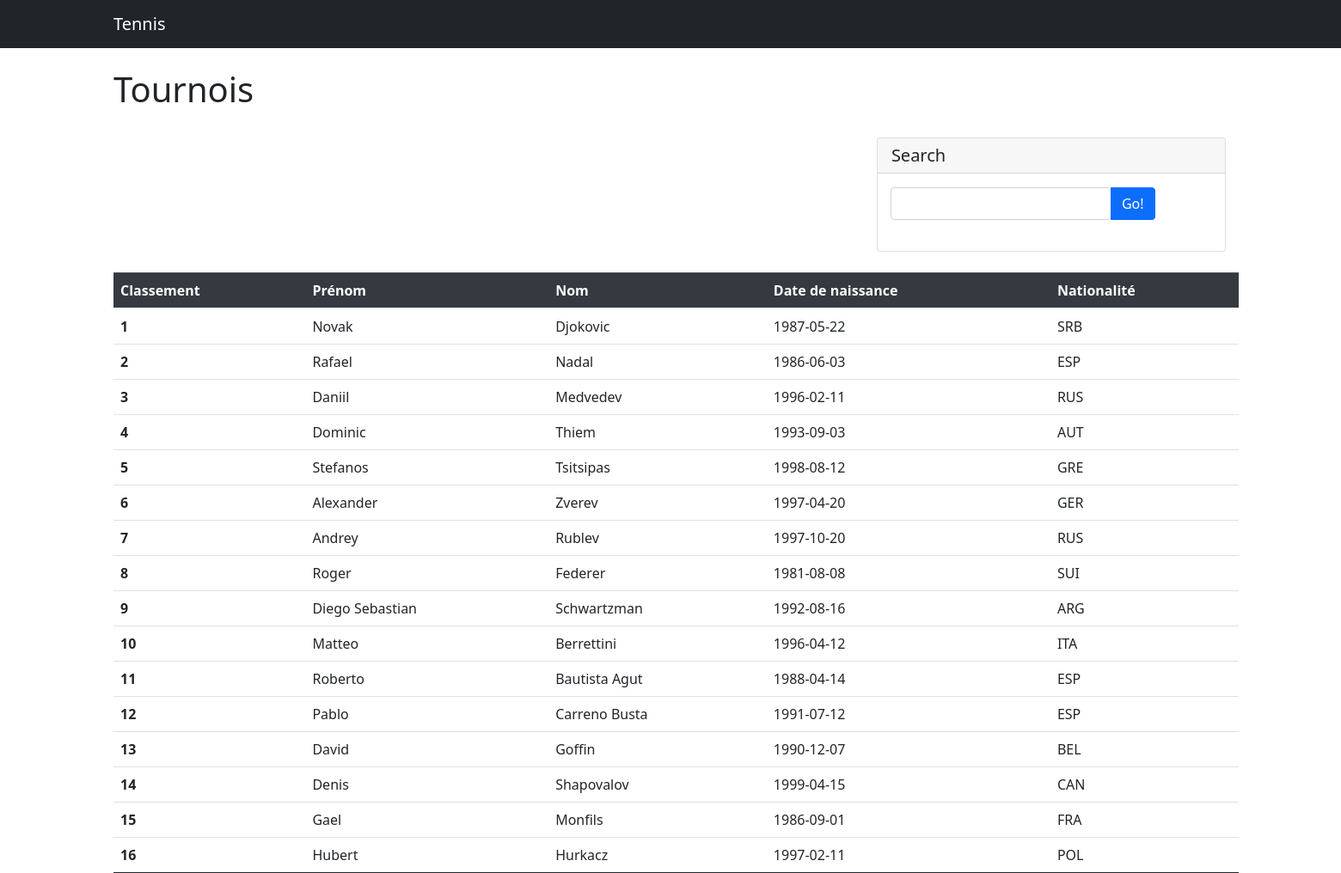
Screenshot of /programmation/tennis/joueur.php?idTournois=24 with the database file from the repository.
### tables this page shows
CREATE TABLE `joueurs` (
  `idJoueur` int(11) NOT NULL AUTO_INCREMENT,
  `prenom` varchar(100) NOT NULL,
  `nom` varchar(100) DEFAULT NULL,
  `dateNaissance` date NOT NULL,
  `nationalite` varchar(100) NOT NULL,
  `genre` tinyint(1) NOT NULL,
  `classementATP` int(11) NOT NULL,
  PRIMARY KEY (`idJoueur`)
);

### programmation/tennis/asset/php/database.php (called while the page is built, shortened)
<?php
function tennis_database()
{
  static $dbc = null;
  if ($dbc == null) {
    try {
      $dbc = new PDO('mysql:host=' . HOST . ';dbname=' . DBNAME, DBUSER, DBPWD, array(
        PDO::MYSQL_ATTR_INIT_COMMAND => "SET NAMES utf8",
        PDO::ATTR_PERSISTENT => true
      ));
    }
    catch (Exception $e) {
      echo 'Erreur : ' . $e->getMessage() . '<br />';
      echo 'N° : ' . $e->getCode();
      die('Could not connect to MySQL');
    }
  }
  return $dbc;
}

### programmation/tennis/asset/php/function.inc.php (called while the page is built, shortened)
<?php
function recupCategorieInfoById($idCategorie)
{
  static $ps = null;
  $sql = 'SELECT idCategorie, genre, dotation, idSurface, idType, jeuDecisif, nbSets, nbParticipants FROM tennis_tpi.categories';
  $sql .= ' WHERE idCategorie = :ID_CATEGORIE';
  if ($ps == null) {
    $ps = tennis_database()->prepare($sql);
  }
  $answer = false;
  try {
    $ps->bindParam(':ID_CATEGORIE', $idCategorie, PDO::PARAM_INT);
    if ($ps->execute())
      $answer = $ps->fetch(PDO::FETCH_ASSOC);
  } catch (PDOException $e) {
    echo $e->getMessage();
  }
  return $answer;
}
function recupTournoisInfoById($idTournois)
{
  static $ps = null;
  $sql = 'SELECT idTournois, nom, pays, ville, dateDebut, dateFin, idCategorie FROM tennis_tpi.tournois';
  $sql .= ' WHERE idTournois = :ID_TOURNOIS';
  if ($ps == null) {
    $ps = tennis_database()->prepare($sql);
  }
  $answer = false;
  try {
    $ps->bindParam(':ID_TOURNOIS', $idTournois, PDO::PARAM_INT);
    if ($ps->execute())
      $answer = $ps->fetch(PDO::FETCH_ASSOC);
  } catch (PDOException $e) {
    echo $e->getMessage();
  }
  return $answer;
}
function getPlayerByParameter($genre, $nbJoueurs)
{
  static $ps = null;
  $sql = 'SELECT idJoueur, prenom, nom, dateNaissance, nationalite, genre, classementATP FROM tennis_tpi.joueurs';
  $sql .= ' WHERE genre = :GENRE';
  $sql .= ' LIMIT :NB_JOUEURS';
  if ($ps == null) {
    $ps = tennis_database()->prepare($sql);
  }
  $answer = false;
  try {
    $ps->bindParam(':GENRE', $genre, PDO::PARAM_INT);
    $ps->bindParam(':NB_JOUEURS', $nbJoueurs, PDO::PARAM_INT);
    if ($ps->execute())
      $answer = $ps->fetchAll(PDO::FETCH_ASSOC);
  } catch (PDOException $e) {
    echo $e->getMessage();
  }
  return $answer;
}

### programmation/tennis/joueur.php (the view, shortened to what this page needs)
<?php
$cheminIndex = "index.php";
$idTournois = filter_input(INPUT_GET, 'idTournois', FILTER_VALIDATE_INT);
$word = filter_input(INPUT_POST, 'word', FILTER_SANITIZE_STRING);
$tournois = recupTournoisInfoById($idTournois);
$categorie = recupCategorieInfoById($tournois['idCategorie']);
$joueurs = getPlayerByParameter($categorie['genre'], $categorie['nbParticipants']);
?>
<!DOCTYPE html>
<html lang="en">
<head>
    <link href="asset/css/styles.css" rel="stylesheet" />
    <link href="https://cdn.jsdelivr.net/npm/bootstrap@5.0.0-beta3/dist/css/bootstrap.min.css" rel="stylesheet">
</head>
<body>
    <nav class="navbar navbar-expand-lg navbar-dark bg-dark">
        <div class="container">
            <a class="navbar-brand" href=<?= $cheminIndex ?>>Tennis</a>
        </div>
    </nav>
    <div class="container">
        <div class="row">
            <div class="col-lg-8">
                <h1 class="mt-4">Tournois</h1>
                <div class="mainTable">
                    <table class="table">
                    <thead class="thead-dark">
                        <tr>
                            <th scope="col">Classement</th>
                            <th scope="col">Prénom</th>
                            <th scope="col">Nom</th>
                            <th scope="col">Date de naissance</th>
                            <th scope="col">Nationalité</th>
                        </tr>
                    </thead>
                    <tbody>
                        <?php
                            if (isset($_POST['recherche'])) {
                                $joueurs = rechercheJoueur($word, $categorie['nbParticipants'], $categorie['genre']);
                                foreach ($joueurs as $unJoueur ) {
                                    echo '<tr>
                                    <th scope="row">'.$unJoueur['classementATP'].'</th>
                                    <td>'.$unJoueur['prenom'].'</td>
                                    <td>'.$unJoueur['nom'].'</td>
                                    <td>'.$unJoueur['dateNaissance'].'</td>
                                    <td>'.$unJoueur['nationalite'].'</td>
                                  </tr>';
                                }
                                unset($_POST['recherche']);
                            }
                            else
                            {
                                foreach ($joueurs as $unJoueur ) {
                                    echo '<tr>
                                    <th scope="row">'.$unJoueur['classementATP'].'</th>
                                    <td>'.$unJoueur['prenom'].'</td>
                                    <td>'.$unJoueur['nom'].'</td>
                                    <td>'.$unJoueur['dateNaissance'].'</td>
                                    <td>'.$unJoueur['nationalite'].'</td>
                                  </tr>';
                                }
                            }
                    ?>
                    </tbody>
                </div>
            </div>
            <div class="col-md-4">
                <div class="card my-4">
                    <h5 class="card-header">Search</h5>
                    <div class="card-body">
                        <div class="input-group">
                            <form method="POST" action>
                                <div class="input-group">
                                    <div class="form-outline">
                                        <input type="search" id="form1" class="form-control" name="word" />
                                    </div>
                                    <input type="submit" class="btn btn-primary" value="Go!" name="recherche">
                                </div>
                            </form>
                        </div>
                    </div>
                </div>
            </div>
        </div>
    </div>
</body>
</html>

### rows the page displays
joueurs: classementATP "1", prenom "Novak", nom "Djokovic", dateNaissance "1987-05-22", nationalite "SRB"
joueurs: classementATP "2", prenom "Rafael", nom "Nadal", dateNaissance "1986-06-03", nationalite "ESP"
joueurs: classementATP "3", prenom "Daniil", nom "Medvedev", dateNaissance "1996-02-11", nationalite "RUS"
joueurs: classementATP "4", prenom "Dominic", nom "Thiem", dateNaissance "1993-09-03", nationalite "AUT"
joueurs: classementATP "5", prenom "Stefanos", nom "Tsitsipas", dateNaissance "1998-08-12", nationalite "GRE"
joueurs: classementATP "6", prenom "Alexander", nom "Zverev", dateNaissance "1997-04-20", nationalite "GER"
joueurs: classementATP "7", prenom "Andrey", nom "Rublev", dateNaissance "1997-10-20", nationalite "RUS"
joueurs: classementATP "8", prenom "Roger", nom "Federer", dateNaissance "1981-08-08", nationalite "SUI"
joueurs: classementATP "9", prenom "Diego Sebastian", nom "Schwartzman", dateNaissance "1992-08-16", nationalite "ARG"
joueurs: classementATP "10", prenom "Matteo", nom "Berrettini", dateNaissance "1996-04-12", nationalite "ITA"
joueurs: classementATP "11", prenom "Roberto", nom "Bautista Agut", dateNaissance "1988-04-14", nationalite "ESP"
joueurs: classementATP "12", prenom "Pablo", nom "Carreno Busta", dateNaissance "1991-07-12", nationalite "ESP"
joueurs: classementATP "13", prenom "David", nom "Goffin", dateNaissance "1990-12-07", nationalite "BEL"
joueurs: classementATP "14", prenom "Denis", nom "Shapovalov", dateNaissance "1999-04-15", nationalite "CAN"
joueurs: classementATP "15", prenom "Gael", nom "Monfils", dateNaissance "1986-09-01", nationalite "FRA"
joueurs: classementATP "16", prenom "Hubert", nom "Hurkacz", dateNaissance "1997-02-11", nationalite "POL"
